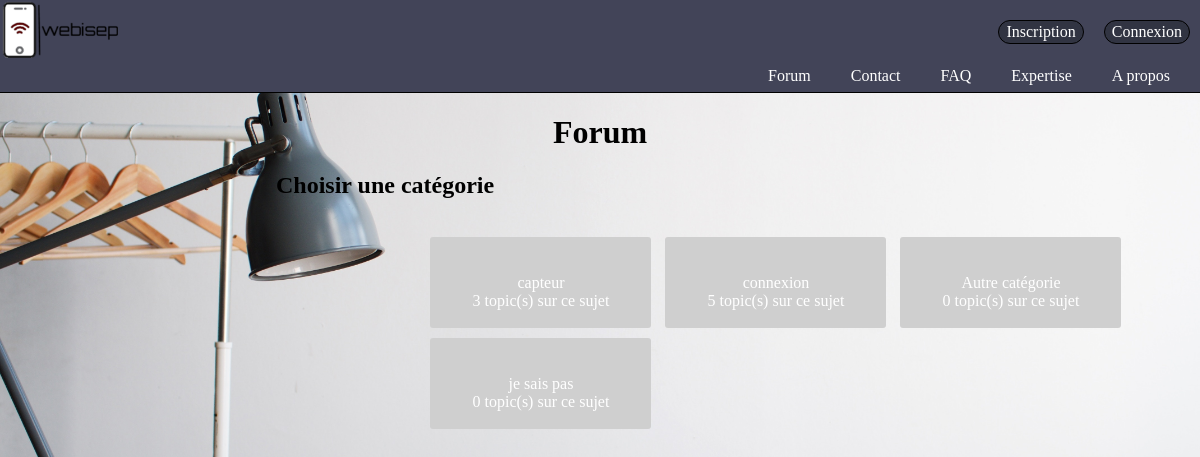
The page /index.php?action=forum on the database as committed earlier.
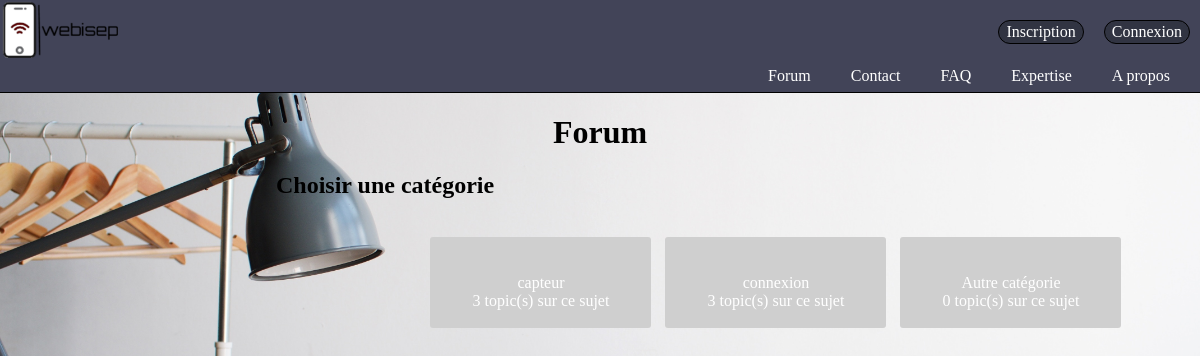
The same page on the database as committed later.
### tables this page shows
CREATE TABLE IF NOT EXISTS `categorie` (
  `id` int(11) NOT NULL AUTO_INCREMENT,
  `nom` text NOT NULL,
  PRIMARY KEY (`id`)
);

### controllers/controller.php (called while the page is built, shortened)
<?php
include "models/model.php";
function forum() {
  $reqcategories= affichForum();
    include "views/forum.php";
}
?>

### models/model.php (called while the page is built, shortened)
<?php
function affichForum(){
	$bdd=bdd();
	$reqcategories=$bdd -> prepare('SELECT* FROM categorie ');
	$reqcategories->execute(array());
	return $reqcategories;
}
function affichNbTopic($num){
	$bdd=bdd();
	$reqNbmessage=$bdd ->prepare("SELECT COUNT(titre) FROM topic WHERE id_categorie=?");
	$reqNbmessage->execute(array($num));
	$nbmessage=$reqNbmessage ->fetch();
	return $nbmessage;
}
?>

### views/forum.php (the view, shortened to what this page needs)
<?php include("General.php");
 ?>
<html>
<head>
	<link rel="stylesheet" href="design/forum.css" />
</head>
<body>
	<h1 align="center">Forum</h1>
	<h2>Choisir une catégorie</h2><br>
<div class="totalCategorie" >
<?php
while($listeCategories=$reqcategories ->fetch()){
	$num=$listeCategories['id'];
	$nbmessage=affichNbTopic($num);
	?>
	<div id="boite">
		<a class="categorie" href="index.php?action=categorie&var=<?php echo $listeCategories['nom']?>">
			<?php echo $listeCategories['nom'].'<br>'.$nbmessage[0]." topic(s) sur ce sujet"."<br>"?>
		</a>
	</div>
<?php
}
?>
</div>
</body>
</html>

Rows that differ between the two databases and show on the page:
removed categorie: nom "je sais pas", nbmessage "0"
computed for categorie "connexion": nbmessage "5" → "3"
